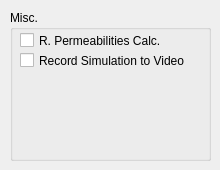
        <widget class="QWidget" name="tab_19">
         <attribute name="title">
          <string>Misc</string>
         </attribute>
         <widget class="QGroupBox" name="groupBox_8">
          <property name="geometry">
           <rect>
            <x>10</x>
            <y>10</y>
            <width>201</width>
            <height>151</height>
           </rect>
          </property>
          <property name="title">
           <string>Misc.</string>
          </property>
          <property name="flat">
           <bool>true</bool>
          </property>
          <widget class="QCheckBox" name="twoPhaseRPermCheckBox">
           <property name="geometry">
            <rect>
             <x>10</x>
             <y>20</y>
             <width>191</width>
             <height>21</height>
            </rect>
           </property>
           <property name="text">
            <string>R. Permeabilities Calc.</string>
           </property>
          </widget>
          <widget class="QCheckBox" name="twoPhasePostProcessCheckBox">
           <property name="geometry">
            <rect>
             <x>10</x>
             <y>40</y>
             <width>191</width>
             <height>21</height>
            </rect>
           </property>
           <property name="text">
            <string>Record Simulation to Video</string>
           </property>
           <property name="checked">
            <bool>false</bool>
           </property>
          </widget>
         </widget>
        </widget>
